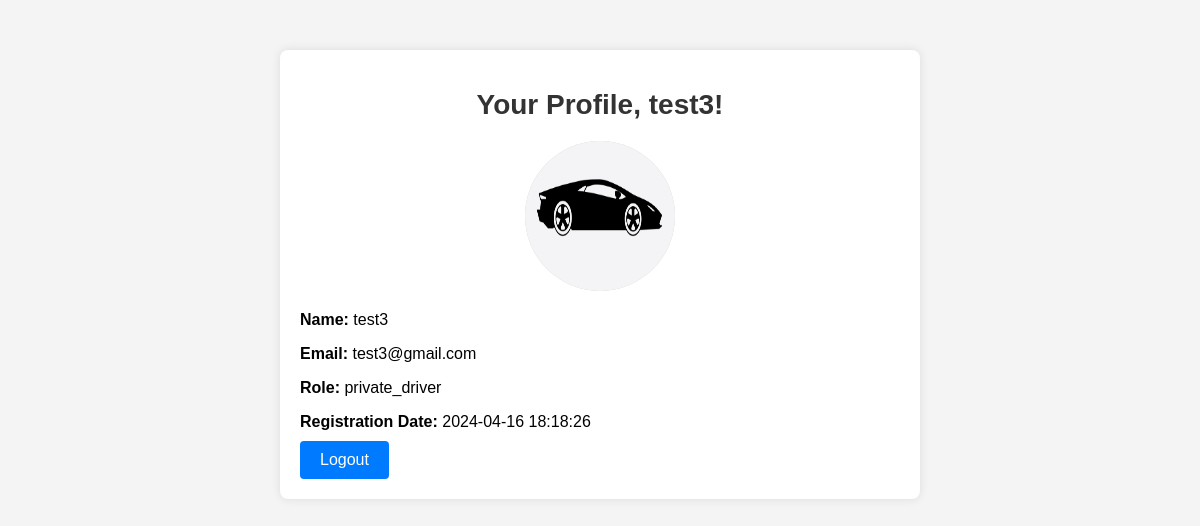
The app's page /profile.php (signed in), older data.
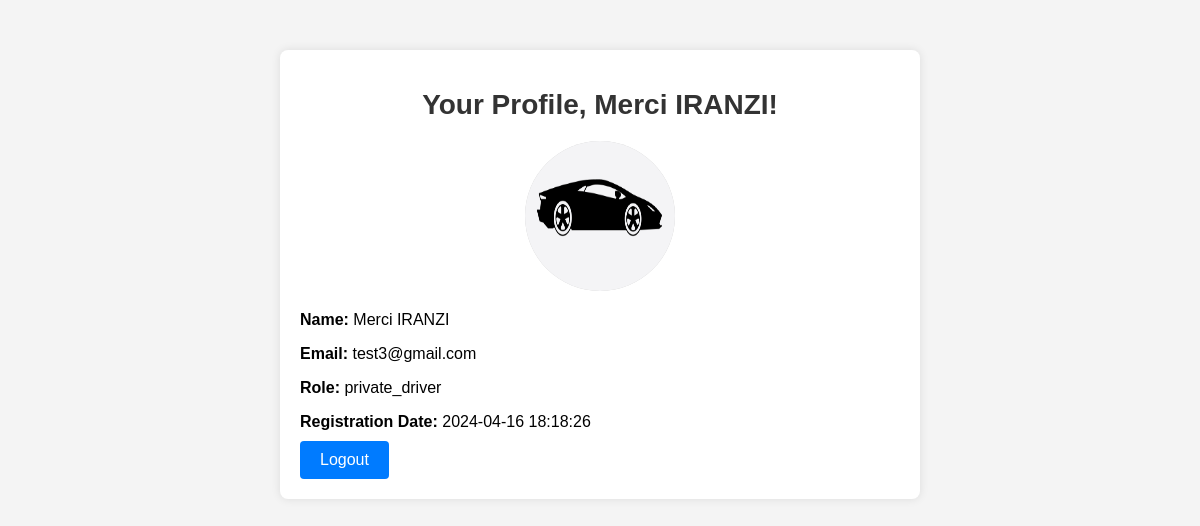
The same page, newer data.
### tables this page shows
CREATE TABLE `users` (
  `user_id` int(11) NOT NULL,
  `name` varchar(255) NOT NULL,
  `email` varchar(255) NOT NULL,
  `phone` varchar(20) NOT NULL,
  `password` varchar(255) NOT NULL,
  `role` varchar(50) NOT NULL,
  `registration_date` timestamp NOT NULL DEFAULT current_timestamp(),
  `profile_picture` varchar(255) DEFAULT NULL
);

### profile.php (the view, shortened to what this page needs)
<?php
include('config.php');
$user_id = $_SESSION["user_id"];
$sql = "SELECT * FROM users WHERE user_id = '$user_id'";
$result = $conn->query($sql);
if ($result->num_rows == 1) {
    $row = $result->fetch_assoc();
    $name = $row["name"];
    $email = $row["email"];
    $role = $row["role"];
    $registration_date = $row["registration_date"];
    $profile_picture = $row["profile_picture"];
} else {
}
?>
<!DOCTYPE html>
<html lang="en">
<head>
</head>
<body>
    <div class="container">
        <h1>Your Profile, <?php echo $name; ?>!</h1>
        <?php if ($profile_picture): ?>
            <img src="<?php echo $profile_picture; ?>" alt="Profile Picture" class="profile-picture">
        <?php else: ?>
            <div class="profile-picture"></div>
        <?php endif; ?>
        <p><strong>Name:</strong> <?php echo $name; ?></p>
        <p><strong>Email:</strong> <?php echo $email; ?></p>
        <p><strong>Role:</strong> <?php echo $role; ?></p>
        <p><strong>Registration Date:</strong> <?php echo $registration_date; ?></p>
        <a href="logout.php" class="btn">Logout</a>
    </div>
</body>
</html>

### profile.php (style rules this page uses)
body { font-family: Arial, sans-serif; background-color: #f4f4f4; margin: 0; padding: 0; }
.container { max-width: 600px; margin: 50px auto; padding: 20px; background-color: #fff; border-radius: 8px; box-shadow: 0 0 10px rgba(0, 0, 0, 0.1); }
h1 { font-size: 28px; margin-bottom: 20px; text-align: center; color: #333; }
.profile-picture { width: 150px; height: 150px; border-radius: 50%; margin: 0 auto 20px; display: block; background-color: #ccc; background-size: cover; background-position: center; }
p { margin-bottom: 10px; }
.btn { display: inline-block; padding: 10px 20px; background-color: #007bff; border: none; color: #fff; border-radius: 4px; text-decoration: none; cursor: pointer; }

Row changes from the older to the newer data that the page shows:
changed users "test3@gmail.com": name "test3" → "Merci IRANZI"
